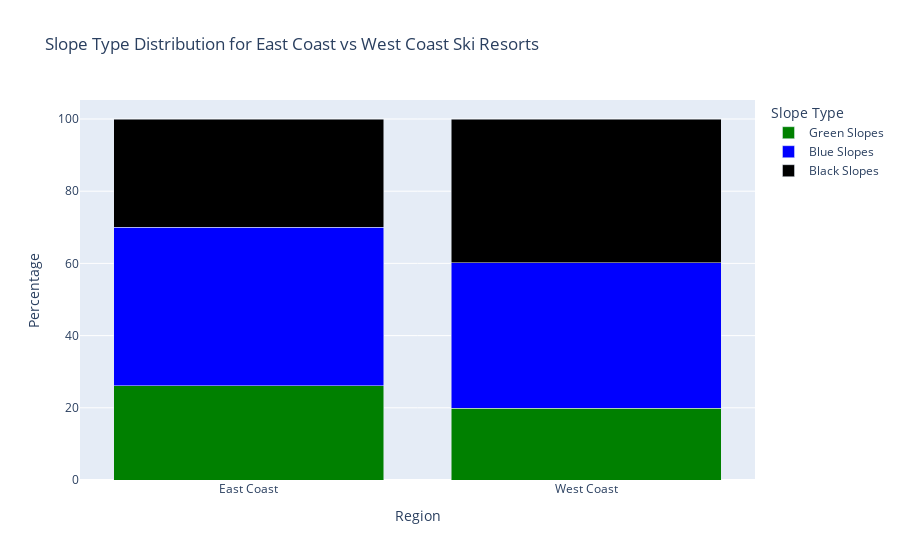

Notebook cell for this chart:
### Code cell
# Define east and west coast states and split the data 
east_coast_states = ['Vermont', 'New Hampshire', 'Maine']
west_coast_states = ['Wyoming', 'Utah', 'Colorado']
east_coast_df = slopes_data[slopes_data['state'].isin(east_coast_states)]
west_coast_df = slopes_data[slopes_data['state'].isin(west_coast_states)]

# Sum the percentages for each slope type and normalize the data 
east_coast_slopes = east_coast_df[['green_percent', 'blue_percent', 'black_percent']].sum()
west_coast_slopes = west_coast_df[['green_percent', 'blue_percent', 'black_percent']].sum()
east_coast_total = east_coast_slopes.sum()
west_coast_total = west_coast_slopes.sum()
east_coast_slopes_normalized = (east_coast_slopes / east_coast_total) * 100
west_coast_slopes_normalized = (west_coast_slopes / west_coast_total) * 100

# Combine into a singular dataframe
slopes_comparison = pd.DataFrame({
    'Slope Type': ['Green Slopes', 'Blue Slopes', 'Black Slopes'],
    'East Coast': east_coast_slopes_normalized.values,
    'West Coast': west_coast_slopes_normalized.values
})

# Convert the data into proper format
slopes_comparison_long = pd.melt(slopes_comparison, id_vars=['Slope Type'], value_vars=['East Coast', 'West Coast'],var_name='Region', value_name='Percentage')

# Create a Plotly stacked bar chart for interactions
fig = px.bar(slopes_comparison_long,x='Region', y='Percentage', color='Slope Type',
             title='Slope Type Distribution for East Coast vs West Coast Ski Resorts',
             labels={'Percentage': 'Percentage', 'Region': 'Region', 'Slope Type': 'Slope Type'},
             color_discrete_map={'Green Slopes': 'green', 'Blue Slopes': 'blue', 'Black Slopes': 'black'})

# Update layout
fig.update_layout(barmode='stack',  xaxis_title="Region", yaxis_title="Percentage", legend_title="Slope Type")
fig.show()

### Figure 1 — Plotly figure (JSON) as saved in the notebook; plotly's stock layout.template omitted (floating-point values rounded to 4 significant figures)
{"data": [{"alignmentgroup": "True", "hovertemplate": "Slope Type=Green Slopes<br>Region=%{x}<br>Percentage=%{y}<extra></extra>", "legendgroup": "Green Slopes", "marker": {"color": "green", "pattern": {"shape": ""}}, "name": "Green Slopes", "offsetgroup": "Green Slopes", "orientation": "v", "showlegend": true, "textposition": "auto", "type": "bar", "x": ["East Coast", "West Coast"], "xaxis": "x", "y": [26.08, 19.89], "yaxis": "y"}, {"alignmentgroup": "True", "hovertemplate": "Slope Type=Blue Slopes<br>Region=%{x}<br>Percentage=%{y}<extra></extra>", "legendgroup": "Blue Slopes", "marker": {"color": "blue", "pattern": {"shape": ""}}, "name": "Blue Slopes", "offsetgroup": "Blue Slopes", "orientation": "v", "showlegend": true, "textposition": "auto", "type": "bar", "x": ["East Coast", "West Coast"], "xaxis": "x", "y": [43.88, 40.31], "yaxis": "y"}, {"alignmentgroup": "True", "hovertemplate": "Slope Type=Black Slopes<br>Region=%{x}<br>Percentage=%{y}<extra></extra>", "legendgroup": "Black Slopes", "marker": {"color": "black", "pattern": {"shape": ""}}, "name": "Black Slopes", "offsetgroup": "Black Slopes", "orientation": "v", "showlegend": true, "textposition": "auto", "type": "bar", "x": ["East Coast", "West Coast"], "xaxis": "x", "y": [30.04, 39.8], "yaxis": "y"}], "layout": {"barmode": "stack", "legend": {"title": {"text": "Slope Type"}, "tracegroupgap": 0}, "title": {"text": "Slope Type Distribution for East Coast vs West Coast Ski Resorts"}, "xaxis": {"anchor": "y", "domain": [0, 1], "title": {"text": "Region"}}, "yaxis": {"anchor": "x", "domain": [0, 1], "title": {"text": "Percentage"}}}}
